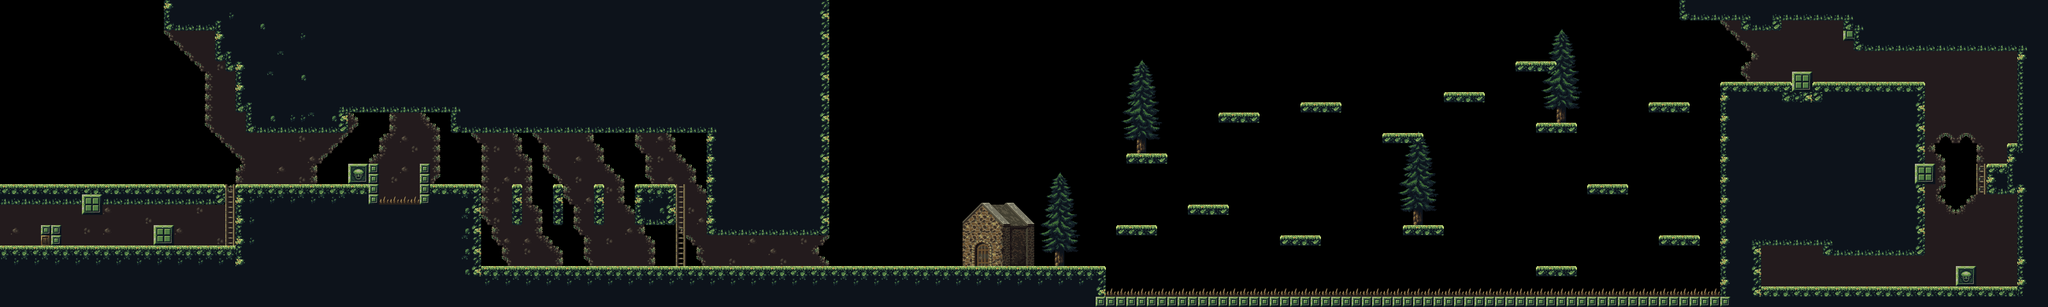

This game map was drawn from its Tiled (.tmx) file and the tilesets committed beside it. A one-line description and the trimmed map source follow:
An orthogonal 200x30 tile map with 16x16 px tiles, 5 tile layers (Background Layer, Prop Layer, Spike Layer, Ladder Layer, ...), 2 tilesets.

<map version="1.2" tiledversion="1.2.1" orientation="orthogonal" renderorder="right-down" width="200" height="30" tilewidth="16" tileheight="16" infinite="0" nextlayerid="6" nextobjectid="1">
 <tileset firstgid="1" name="Tileset" tilewidth="16" tileheight="16" tilecount="128" columns="16">
  <image source="Taiga-Asset-Pack_vnitti/PNG/Tileset.png" width="256" height="128" />
 </tileset>
 <tileset firstgid="129" name="Props" tilewidth="16" tileheight="16" tilecount="160" columns="16">
  <image source="Taiga-Asset-Pack_vnitti/PNG/Props.png" width="256" height="160" />
 </tileset>
 <layer id="3" name="Background Layer" width="200" height="30">
  <data>[6000 cells, 981 non-empty, 13 distinct tile ids]</data>
 </layer>
 <layer id="2" name="Prop Layer" width="200" height="30">
  <data>[6000 cells, 249 non-empty, 99 distinct tile ids]</data>
 </layer>
 <layer id="4" name="Spike Layer" width="200" height="30">
  <data>[6000 cells, 64 non-empty, 1 distinct tile ids]</data>
 </layer>
 <layer id="5" name="Ladder Layer" width="200" height="30">
  <data>[6000 cells, 17 non-empty, 1 distinct tile ids]</data>
 </layer>
 <layer id="1" name="Collision Layer" width="200" height="30">
  <data>[6000 cells, 2385 non-empty, 30 distinct tile ids]</data>
 </layer>
</map>
